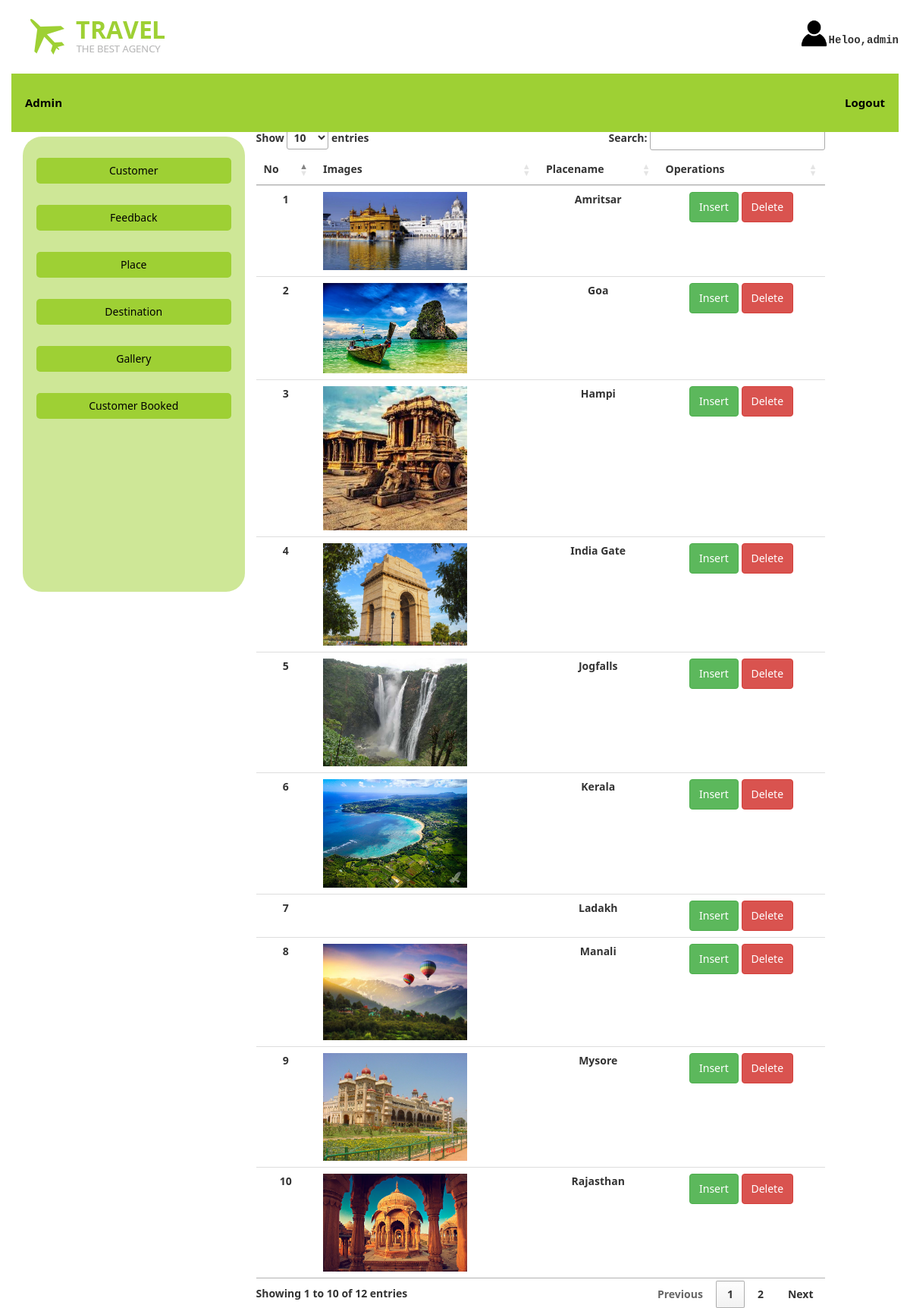
The app's page /admin/viewdestination.php (signed in) with its own data.
### tables this page shows
CREATE TABLE `destination` (
  `Id` int(11) NOT NULL,
  `Src` varchar(100) NOT NULL,
  `Place-name` varchar(50) NOT NULL
);

### admin/viewdestination.php (the view, shortened to what this page needs)
<?php
include "../connection.php";
?>
<!DOCTYPE html>
 <html class="no-js">
    <head>
        <link rel="stylesheet" href="../css/bootstrap.min.css">
        <link rel="stylesheet" href="../css/font-awesome.css">
        <link rel="stylesheet" href="../css/animate.css">
        <link rel="stylesheet" href="../css/templatemo_misc.css">
        <link rel="stylesheet" href="../css/templatemo_style.css">
        <link rel="stylesheet" href="../css/admin.css">
        <link rel="stylesheet" href="https://maxcdn.bootstrapcdn.com/bootstrap/3.4.1/css/bootstrap.min.css">
    <link rel="stylesheet" href="https://cdn.datatables.net/1.12.1/css/jquery.dataTables.min.css">
    </head>
    <body>
		<div class="site-header">
            <div class="container-fluid">
                <div class="main-header">
                    <div class="row">
                        <div class="col-md-12 col-sm-12 col-xs-10">
                            <div class="logo">
                                <div class="hadmin">
                                    <img class="wlcimg" src="../images/admin.png" alt=""><samp style="float: right; margin-top: 18px">Heloo,admin</samp>
                                </div>
                                <a href="#" >
                                    <img class="" src="../images/logo.png" alt="travel html5 template" title="travel html5 template">
                                </a>
                            </div>
                        </div>
                        <div class="col-sm-12 col-xs-12 aheader" style="position: sticky;">
                                <ul>
                                    <li><a href="./admin.html">Admin</a></li>
                                    <li style="float: right;"><a href="../logout.php">Logout</a></li>
                                </ul>
                        </div>
                </div>
             </div>
           </div>
            </div>
             <div class="container-fluid" >
                    <div class="col-md-3 col-sm-2 adminsidebar" style="position: sticky; margin-top:180px">
                        <ul class="adminside">
                            <li><button onclick="viewcustomer()" class="btn btnn btnadm">Customer</button></li>
                            <li><button onclick="viewfeedback()" class="btn btnn btnadm">Feedback</button></li>
                            <li><button onclick="viewplace()" class="btn btnn btnadm">Place</button></li>
                            <li><a href="viewdestination.php" class="btn btnn btnadm">Destination</a></li>
                            <li><a href="viewgallery.php" class="btn btnn btnadm">Gallery</a></li>
                            <li><button onclick="viewbooked()" class="btn btnn btnadm">Customer Booked </button></li>
                        </ul>
                    </div>
                    <div class="col-md-8 admincontent">
                      <div style="margin-top:-300px" class="admintable table-responsive table-hover">
  <h3 class="text-center" >Destination </h3>
  <table class="table " id="viewDestination">
    <thead>
      <tr>
        <th class="text-center">No</th>
        <th class="text-center">Images</th>
        <th class="text-center">Placename</th>
        <th class="text-center">Operations</th>
      </tr>
      </thead>
<?php
$select="SELECT * FROM `destination`";
$query=mysqli_query($conn,$select);
$num=mysqli_num_rows($query);
$count=1;
if($num > 0){
while($row=$result=mysqli_fetch_assoc($query)){
  ?>
          <tr style='margin-bottom :3px;'>
          <td class="text-center"><?= $count ?></td>
          <td><img style="width: 190px;max-height: 200px;" src="../uploads/<?= $result["Src"]?>" alt=""></td>
          <td class="text-center"><?= $row["Place-name"] ?></td>
          <td class="text-center">
          <button class="btn btn-success" style="height:40px" onclick="destinationInsertForm()">Insert</button>
          <button class="btn btn-danger" style="height:40px" onclick="destinationDelete('<?=$row['Id']?>','<?=$row['Src']?>')">Delete</button></td>
        </tr>
        <?php
        $count=$count+1;
        }
        } ?>
</table>
</div>
                    </div>
                    </div>
</body>
</html>

### css/templatemo_style.css (style rules this page uses)
html,body,div,span,applet,object,iframe,h1,h2,h3,h4,h5,h6,p,blockquote,pre,a,abbr,acronym,address,big,cite,code,del,dfn,em,img,ins,kbd,q,s,samp,small,strike,strong,sub,sup,tt,var,b,u,i,center,dl,dt,dd,ol,ul,li,fieldset,form,label,legend,table,caption,tbody,tfoot,thead,tr,th,td,article,aside,canvas,details,embed,figure,figcaption,footer,header,hgroup,menu,nav,output,ruby,section,summary,time,mark,audio,video { margin: 0; padding: 0; border: 0; font-size: 100%; vertical-align: baseline; }
body { line-height: 1; }
ol,ul { list-style: none; }
table { border-collapse: collapse; border-spacing: 0; }
html { font-size: 100%; -webkit-text-size-adjust: 100%; -ms-text-size-adjust: 100%; }
article,aside,details,figcaption,figure,footer,header,hgroup,nav,section,img { display: block; }
img { border: 0; -ms-interpolation-mode: bicubic; }
button,input,select,textarea { font-size: 100%; margin: 0; vertical-align: baseline; *vertical-align: middle; }
button,input { line-height: normal; *overflow: visible; }
button,input[type="button"],input[type="reset"],input[type="submit"] { cursor: pointer; -webkit-appearance: button; }
body { font-family: "Open Sans",Arial,sans-serif; font-size: 13px; line-height: 19px; font-weight: 300; color: #888; background-color: #fff; text-rendering: optimizeLegibility; overflow-x: hidden; }
a { color: #9ed034; text-decoration: none; -webkit-transition: all 200ms ease-in-out; -moz-transition: all 200ms ease-in-out; transition: all 200ms ease-in-out; }
h1,h2,h3,h4,h5,h6 { font-family: "Open Sans",Arial,sans-serif; color: #444; }
*,*:before,*:after { -moz-box-sizing: border-box; -webkit-box-sizing: border-box; box-sizing: border-box; }
button,input,select,textarea { border: 1px solid #eee; outline: 0; padding: 10px 12px; color: #888; }
.text-center { text-align: center; }
.site-header { position: absolute; top: 60px; left: 0; width: 100%; z-index: 99; }
@media screen and (min-width: 240px) { .site-header { top: 0; } }
@media screen and (min-width: 992px) { .site-header { top: 60px; } }
.main-header { background: #fff; min-height: 100px; height: 100px; }
.logo { margin: 25px; overflow: hidden; }

### css/admin.css (style rules this page uses)
* { font-family: 'Segoe UI', Tahoma, Geneva, Verdana, sans-serif; font-weight: 600; }
body { padding: 0; margin: 0%; }
.wlcimg { float: right; width: 35px; height: 36px; margin-right: 2px; }
.hadmin { display: flex; position: absolute; flex-direction: row; align-items: center; right: 15px; }
.aheader { position: sticky; top: 50px; }
.aheader ul { list-style-type: none; margin: 0; padding: 0; overflow: hidden; background-color: #9ed034; }
.aheader ul li { float: left; }
.aheader ul li a { display: block; color: rgb(0, 0, 0); text-align: center; font-size: 15px; font-weight: 600; padding: 28px 18px; text-decoration: none; }
.adminsidebar { height: 600px; background-color: rgba(158, 208, 49,0.5); margin-left: 15px; position: sticky; top: 3%; border-radius: 25px; }
.adminside li { color: rgb(5, 168, 27); margin: 3px; text-align: center; font-size: 18px; margin-top: 28px; }
.adminside { height: 0% ; position: sticky; top: 0%; }
.adminside .btnn { width: 100%; background-color: #9ed034; border-radius: 5px; color: rgb(0, 0, 0); }
.main-header { margin-top: -60px; }
.admincontent { display: flex; align-items: center; justify-content: center; margin-top: 35%; }
.admintable { width: 100%; height: 100%; margin: 0; margin-top: -300px; }
@media (max-width:1200px) { .admintable { margin-top: -140px; } }

### records on screen
destination: Src (picture), value "Amritsar"
destination: Src (picture), value "Goa"
destination: Src (picture), value "Hampi"
destination: Src (picture), value "India Gate"
destination: Src (picture), value "Jogfalls"
destination: Src (picture), value "Kerala"
destination: value "Ladakh"
destination: Src (picture), value "Manali"
destination: Src (picture), value "Mysore"
destination: Src (picture), value "Rajasthan"
